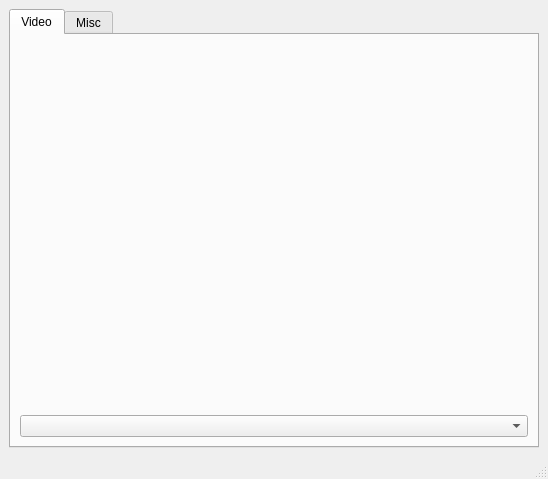
<ui version="4.0" >
 <class>MainWindow</class>
 <widget class="QMainWindow" name="MainWindow" >
  <property name="geometry" >
   <rect>
    <x>0</x>
    <y>0</y>
    <width>548</width>
    <height>479</height>
   </rect>
  </property>
  <property name="windowTitle" >
   <string>Robot Viewer</string>
  </property>
  <widget class="QWidget" name="centralwidget" >
   <layout class="QHBoxLayout" >
    <property name="spacing" >
     <number>6</number>
    </property>
    <property name="leftMargin" >
     <number>9</number>
    </property>
    <property name="topMargin" >
     <number>9</number>
    </property>
    <property name="rightMargin" >
     <number>9</number>
    </property>
    <property name="bottomMargin" >
     <number>9</number>
    </property>
    <item>
     <widget class="QTabWidget" name="tabWidget" >
      <property name="currentIndex" >
       <number>0</number>
      </property>
      <widget class="QWidget" name="videoTab" >
       <attribute name="title" >
        <string>Video</string>
       </attribute>
       <layout class="QVBoxLayout" >
        <property name="spacing" >
         <number>6</number>
        </property>
        <property name="leftMargin" >
         <number>9</number>
        </property>
        <property name="topMargin" >
         <number>9</number>
        </property>
        <property name="rightMargin" >
         <number>9</number>
        </property>
        <property name="bottomMargin" >
         <number>9</number>
        </property>
        <item>
         <widget class="VideoWidget" native="1" name="videoViewWidget" />
        </item>
        <item>
         <widget class="QComboBox" name="videoViewChooser" />
        </item>
       </layout>
      </widget>
      <widget class="QWidget" name="miscTab" >
       <attribute name="title" >
        <string>Misc</string>
       </attribute>
       <layout class="QVBoxLayout" >
        <property name="spacing" >
         <number>6</number>
        </property>
        <property name="leftMargin" >
         <number>9</number>
        </property>
        <property name="topMargin" >
         <number>9</number>
        </property>
        <property name="rightMargin" >
         <number>9</number>
        </property>
        <property name="bottomMargin" >
         <number>9</number>
        </property>
        <item>
         <widget class="QLabel" name="label" >
          <property name="text" >
           <string>Nothing here...</string>
          </property>
          <property name="alignment" >
           <set>Qt::AlignCenter</set>
          </property>
         </widget>
        </item>
       </layout>
      </widget>
     </widget>
    </item>
   </layout>
  </widget>
  <widget class="QMenuBar" name="menubar" >
   <property name="geometry" >
    <rect>
     <x>0</x>
     <y>0</y>
     <width>548</width>
     <height>30</height>
    </rect>
   </property>
  </widget>
  <widget class="QStatusBar" name="statusbar" />
 </widget>
 <customwidgets>
  <customwidget>
   <class>VideoWidget</class>
   <extends>QWidget</extends>
   <header>VideoWidget.h</header>
  </customwidget>
 </customwidgets>
 <resources/>
 <connections/>
</ui>
